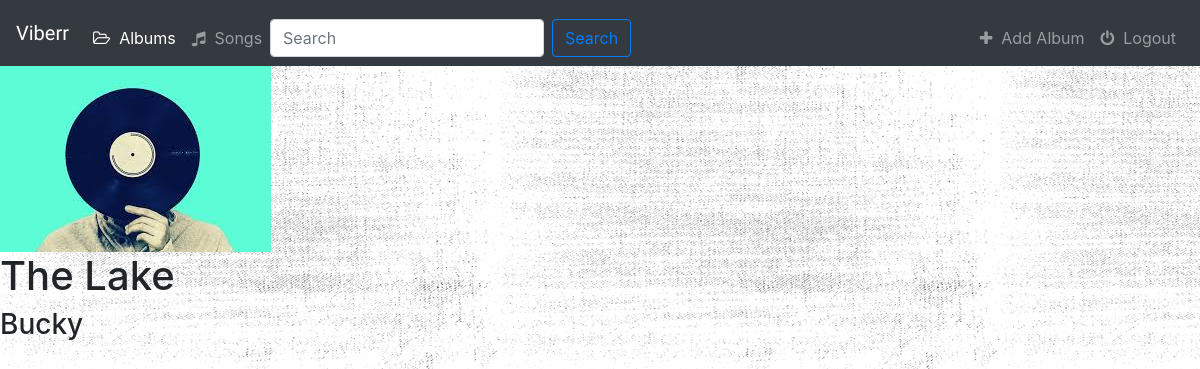
The app's page /music/1/ with its own data.
### music/models.py (models this page shows, shortened)
class Album (models.Model):
    artist = models.CharField(max_length=250)
    album_title = models.CharField(max_length=250)
    genre = models.CharField(max_length=100)
    album_logo = models.FileField()

### music/views.py (the view)
# urls.py: path('<int:pk>/', views.DetailView.as_view() , name='detail' ),
class DetailView(generic.DetailView):
    model = Album
    template_name = 'music/detail.html'

### music/templates/music/detail.html (shortened to what this page needs)
{% extends 'music/base.html' %}
{% block body %}
    <img src="{{ album.album_logo.url }}">
    <h1>{{ album.album_title}}</h1>
    <h3> {{ album.artist }} </h3>
{% endblock %}

### music/static/music/style.css (style rules this page uses)
body { background : white url("images/background.png"); }

### records on screen
Album: album_logo (picture), album_title "The Lake", artist "Bucky"
